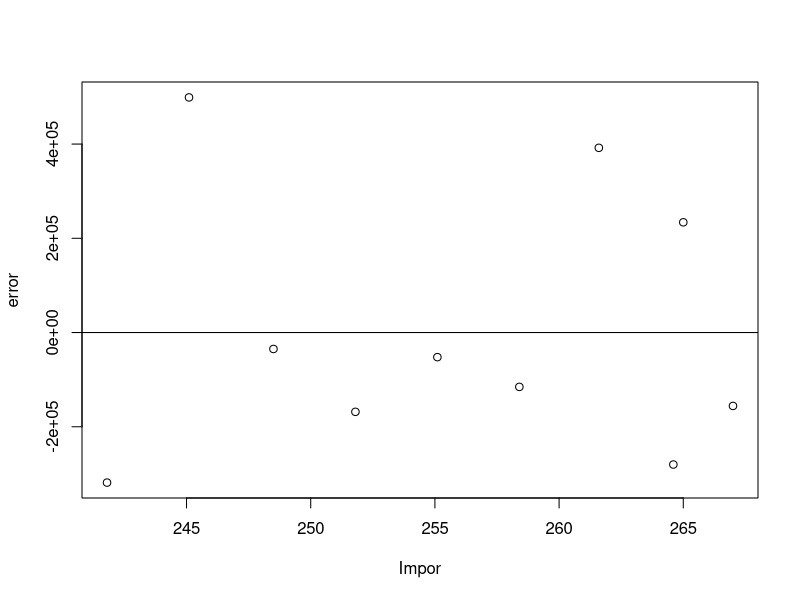

The R source for this figure:
## ---- chunk 1
#| warning: false
#| echo: true
library(tidyverse)
library(readxl)
## ---- chunk 2
library(readxl)
dat<-read_excel('BERAS.xlsx')
library(readxl)
reg1<-lm(y~x+s, data=dat)
dat$m<-resid(reg1)
plot(dat$x,dat$m,xlab="Impor",ylab="error")
abline(h=0) #membuat garis horizontal di y=0
## ---- chunk 3
library("readxl")
dat<-read_excel("BERAS.xlsx")
head(dat)
## ---- chunk 4
library(readxl)
dat<-read_excel("BERAS.xlsx")
library(readxl)
reg1<-lm(x+s~y, data=dat)
summary(reg1)
